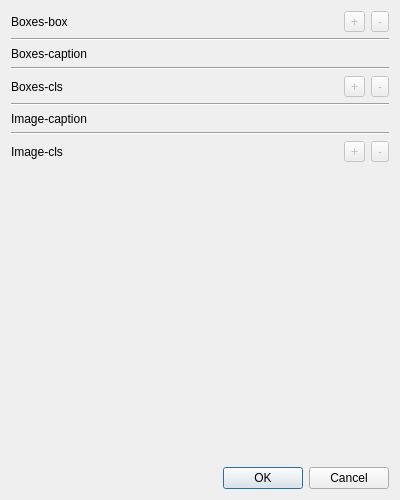
<?xml version="1.0" encoding="UTF-8"?>
<ui version="4.0">
 <class>Dialog</class>
 <widget class="QDialog" name="Dialog">
  <property name="geometry">
   <rect>
    <x>0</x>
    <y>0</y>
    <width>400</width>
    <height>500</height>
   </rect>
  </property>
  <property name="windowTitle">
   <string>Dialog</string>
  </property>
  <layout class="QVBoxLayout" name="verticalLayout">
   <item>
    <layout class="QVBoxLayout" name="verticalLayout_2">
     <item>
      <layout class="QHBoxLayout" name="horizontalLayout">
       <item>
        <widget class="QLabel" name="label">
         <property name="text">
          <string>Boxes-box</string>
         </property>
        </widget>
       </item>
       <item>
        <widget class="QToolButton" name="toolButton">
         <property name="enabled">
          <bool>false</bool>
         </property>
         <property name="text">
          <string>+</string>
         </property>
        </widget>
       </item>
       <item>
        <widget class="QToolButton" name="toolButton_2">
         <property name="enabled">
          <bool>false</bool>
         </property>
         <property name="text">
          <string>-</string>
         </property>
        </widget>
       </item>
      </layout>
     </item>
    </layout>
   </item>
   <item>
    <widget class="Line" name="line">
     <property name="orientation">
      <enum>Qt::Horizontal</enum>
     </property>
    </widget>
   </item>
   <item>
    <layout class="QVBoxLayout" name="verticalLayout_3">
     <item>
      <layout class="QHBoxLayout" name="horizontalLayout_3">
       <item>
        <widget class="QLabel" name="label_2">
         <property name="text">
          <string>Boxes-caption</string>
         </property>
        </widget>
       </item>
      </layout>
     </item>
    </layout>
   </item>
   <item>
    <widget class="Line" name="line_2">
     <property name="orientation">
      <enum>Qt::Horizontal</enum>
     </property>
    </widget>
   </item>
   <item>
    <layout class="QVBoxLayout" name="verticalLayout_4">
     <item>
      <layout class="QHBoxLayout" name="horizontalLayout_2">
       <item>
        <widget class="QLabel" name="label_3">
         <property name="text">
          <string>Boxes-cls</string>
         </property>
        </widget>
       </item>
       <item>
        <widget class="QToolButton" name="toolButton_3">
         <property name="enabled">
          <bool>false</bool>
         </property>
         <property name="text">
          <string>+</string>
         </property>
        </widget>
       </item>
       <item>
        <widget class="QToolButton" name="toolButton_4">
         <property name="enabled">
          <bool>false</bool>
         </property>
         <property name="text">
          <string>-</string>
         </property>
        </widget>
       </item>
      </layout>
     </item>
    </layout>
   </item>
   <item>
    <widget class="Line" name="line_3">
     <property name="orientation">
      <enum>Qt::Horizontal</enum>
     </property>
    </widget>
   </item>
   <item>
    <layout class="QVBoxLayout" name="verticalLayout_5">
     <item>
      <layout class="QHBoxLayout" name="horizontalLayout_4">
       <item>
        <widget class="QLabel" name="label_4">
         <property name="text">
          <string>Image-caption</string>
         </property>
        </widget>
       </item>
      </layout>
     </item>
    </layout>
   </item>
   <item>
    <widget class="Line" name="line_4">
     <property name="orientation">
      <enum>Qt::Horizontal</enum>
     </property>
    </widget>
   </item>
   <item>
    <layout class="QVBoxLayout" name="verticalLayout_6">
     <item>
      <layout class="QHBoxLayout" name="horizontalLayout_5">
       <item>
        <widget class="QLabel" name="label_5">
         <property name="text">
          <string>Image-cls</string>
         </property>
        </widget>
       </item>
       <item>
        <widget class="QToolButton" name="toolButton_5">
         <property name="enabled">
          <bool>false</bool>
         </property>
         <property name="text">
          <string>+</string>
         </property>
        </widget>
       </item>
       <item>
        <widget class="QToolButton" name="toolButton_6">
         <property name="enabled">
          <bool>false</bool>
         </property>
         <property name="text">
          <string>-</string>
         </property>
        </widget>
       </item>
      </layout>
     </item>
    </layout>
   </item>
   <item>
    <spacer name="verticalSpacer">
     <property name="orientation">
      <enum>Qt::Vertical</enum>
     </property>
     <property name="sizeHint" stdset="0">
      <size>
       <width>20</width>
       <height>40</height>
      </size>
     </property>
    </spacer>
   </item>
   <item>
    <widget class="QDialogButtonBox" name="buttonBox">
     <property name="orientation">
      <enum>Qt::Horizontal</enum>
     </property>
     <property name="standardButtons">
      <set>QDialogButtonBox::Cancel|QDialogButtonBox::Ok</set>
     </property>
    </widget>
   </item>
  </layout>
 </widget>
 <resources/>
 <connections>
  <connection>
   <sender>buttonBox</sender>
   <signal>accepted()</signal>
   <receiver>Dialog</receiver>
   <slot>accept()</slot>
   <hints>
    <hint type="sourcelabel">
     <x>248</x>
     <y>254</y>
    </hint>
    <hint type="destinationlabel">
     <x>157</x>
     <y>274</y>
    </hint>
   </hints>
  </connection>
  <connection>
   <sender>buttonBox</sender>
   <signal>rejected()</signal>
   <receiver>Dialog</receiver>
   <slot>reject()</slot>
   <hints>
    <hint type="sourcelabel">
     <x>316</x>
     <y>260</y>
    </hint>
    <hint type="destinationlabel">
     <x>286</x>
     <y>274</y>
    </hint>
   </hints>
  </connection>
 </connections>
</ui>
